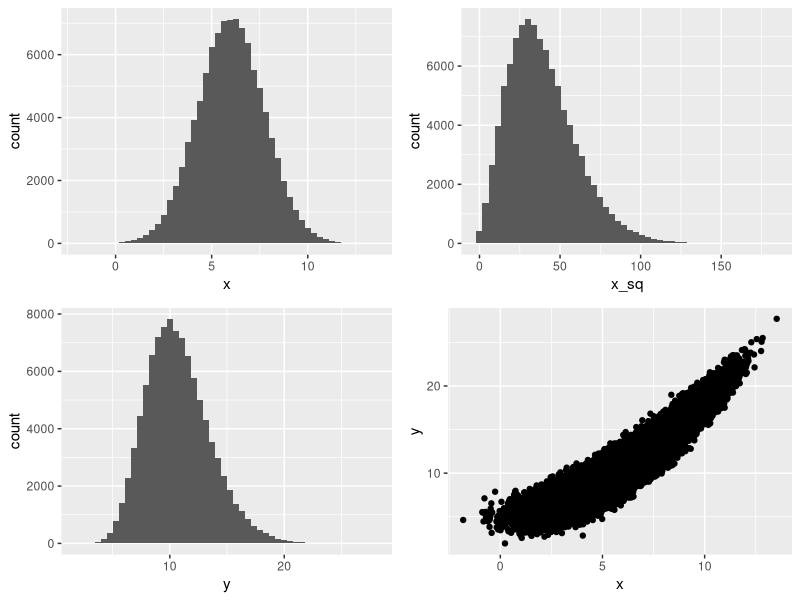
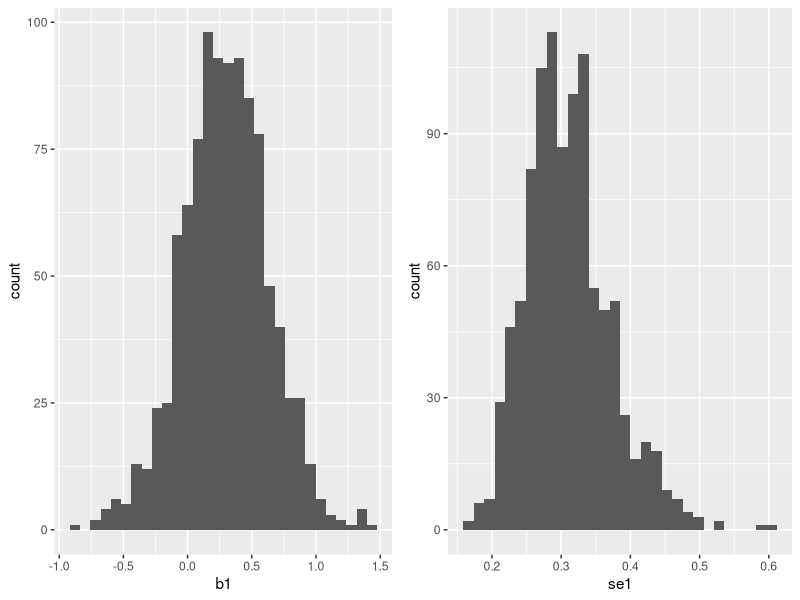
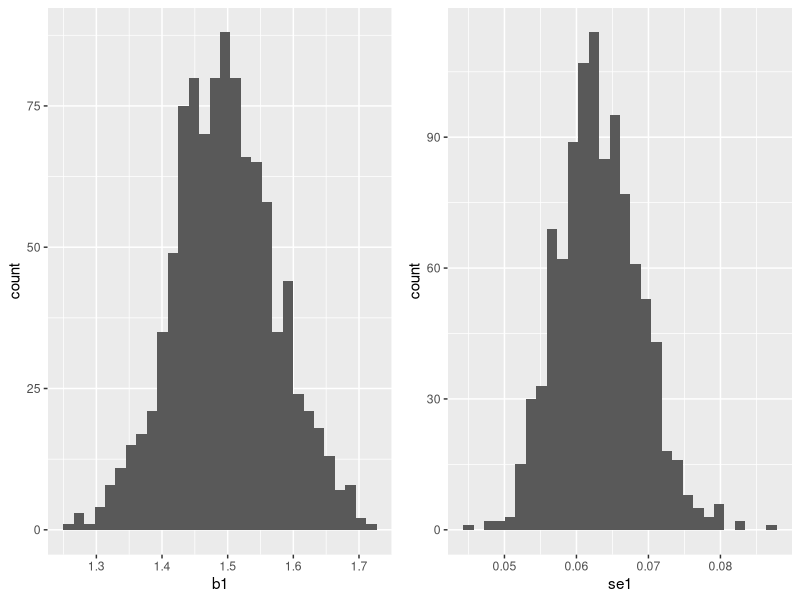
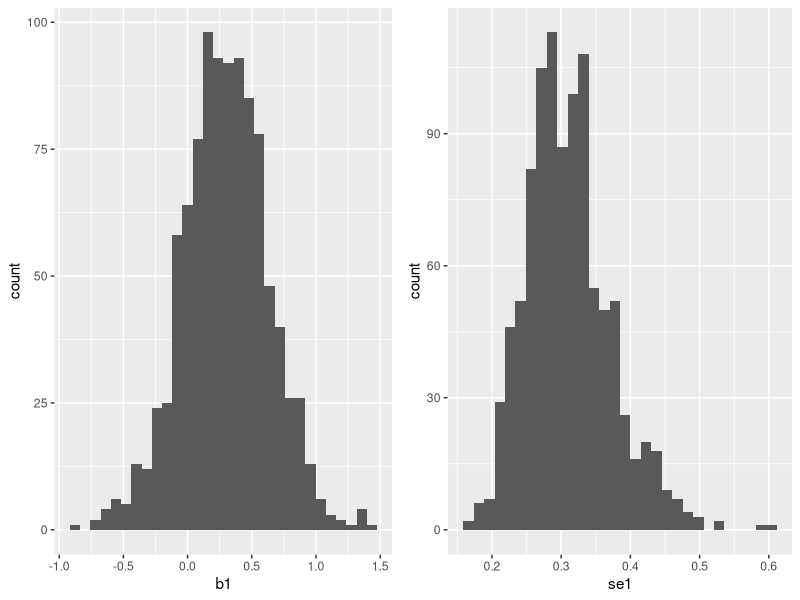
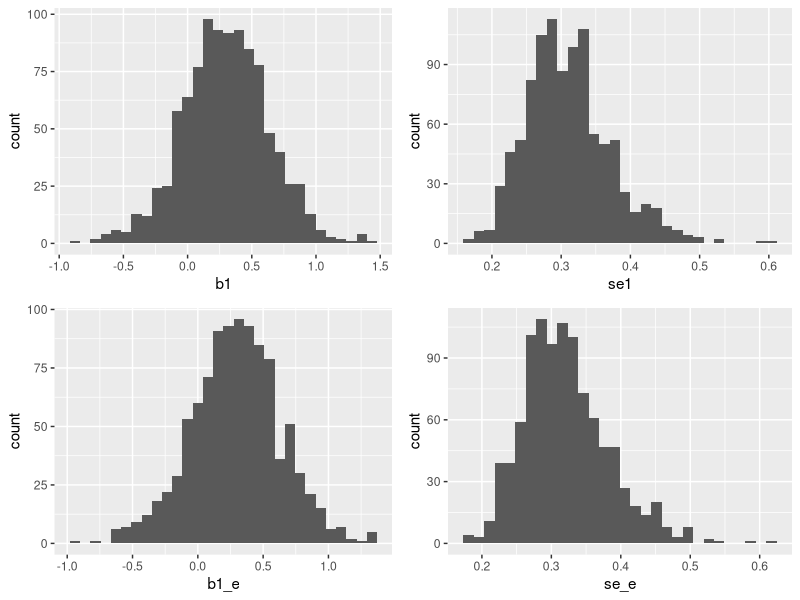

Write R code to recreate these figures, in order.
## ---- chunk 1

def.chunk.hook  <- knitr::knit_hooks$get("chunk")
knitr::knit_hooks$set(chunk = function(x, options) {
  x <- def.chunk.hook(x, options)
  ifelse(options$size != "normalsize", paste0("\n \\", options$size,"\n\n", x, "\n\n \\normalsize"), x)
})

knitr::opts_chunk$set(echo = TRUE,
                      out.width = "250pt", 
                      out.height = "200pt", 
                      fig.align = "center",
                      size = 'small', 
                      warning = FALSE, 
                      message = FALSE)

# ici on va mettre toutes les bibliotheques
library(tidyverse)
## ---- chunk 2
set.seed(810)
## ---- chunk 3
x <- rnorm(100000, mean = 6, sd = sqrt(3))
alpha <- 5
e <- rnorm(100000, 0, 1)

y <- alpha + 0.3*x + 0.1*x^2 + e

dataset <- data.frame(x = x, x_sq = x^2, y = y)
## ---- chunk 4
p1 <- dataset %>%
    ggplot(aes(x = x)) + geom_histogram(bins = 50)

p2 <- dataset %>%
    ggplot(aes(x = x_sq)) + geom_histogram(bins = 50)

p3 <- dataset %>%
    ggplot(aes(x = y)) + geom_histogram(bins = 50)

p4 <- dataset %>%
    ggplot(aes(x = x, y = y)) + geom_point()

cowplot::plot_grid(p1, p2, p3, p4, nrow = 2, ncol = 2)
## ---- chunk 5
hundred <- dataset %>% 
   group_by((row_number()-1) %/% (n()/1000)) %>%
   nest %>% pull(data)
## ---- chunk 6
beta1 <- map_dbl(hundred, ~ lm(data = .x, formula = y ~ x + x_sq) %>%
    .$coefficients %>%
    .[2])

se1 <- map_dbl(hundred, ~ lm(data = .x, formula = y ~ x + x_sq) %>%
                  summary() %>%
                  .$coefficients %>%
                  .[2,2])

p1_een <- data.frame(b1 = beta1, se1 = se1) %>%
    ggplot(aes(x = b1)) + geom_histogram()

p2_een <- data.frame(b1 = beta1, se1 = se1) %>%
    ggplot(aes(x = se1)) + geom_histogram()

cowplot::plot_grid(p1_een, p2_een)
## ---- chunk 7
beta_omv <- map_dbl(hundred, ~ lm(data = .x, formula = y ~ x) %>%
    .$coefficients %>%
    .[2])

se_omv <- map_dbl(hundred, ~ lm(data = .x, formula = y ~ x) %>%
                  summary() %>%
                  .$coefficients %>%
                  .[2,2])

p1_omv <- data.frame(b1 = beta_omv, se1 = se_omv) %>%
    ggplot(aes(x = b1)) + geom_histogram()

p2_omv <- data.frame(b1 = beta_omv, se1 = se_omv) %>%
    ggplot(aes(x = se1)) + geom_histogram()

cowplot::plot_grid(p1_omv, p2_omv)
## ---- chunk 8
x2 <- rnorm(1000000, mean = 6, sd = sqrt(3))
alpha2 <- 5
e2 <- rnorm(1000000, 0, 1)

y2 <- alpha2 + 0.3*x2 + 0.1*x2^2 + e2

dataset2 <- data.frame(x = x2, x_sq = x2^2, y = y2)
## ---- chunk 9
thousand <- dataset %>% 
   group_by((row_number()-1) %/% (n()/1000)) %>%
   nest %>% pull(data)
## ---- chunk 10
beta_ef <- map_dbl(thousand, ~ lm(data = .x, formula = y ~ x + x_sq) %>%
    .$coefficients %>%
    .[2])

se_ef <- map_dbl(thousand, ~ lm(data = .x, formula = y ~ x + x_sq) %>%
                  summary() %>%
                  .$coefficients %>%
                  .[2,2])

p1_ef <- data.frame(b1 = beta_ef, se1 = se_ef) %>%
    ggplot(aes(x = b1)) + geom_histogram()

p2_ef <- data.frame(b1 = beta_ef, se1 = se_ef) %>%
    ggplot(aes(x = se1)) + geom_histogram()

cowplot::plot_grid(p1_ef, p2_ef)

## ---- chunk 11
c <- rnorm(100000, mean = 1, sd = sqrt(2)) + x
dataset <- data.frame(x = x, x_sq = x^2, y = y, c = c)

hundred <- dataset %>% 
   group_by((row_number()-1) %/% (n()/1000)) %>%
   nest %>% pull(data)

beta_twee <- map_dbl(hundred, ~ lm(data = .x, formula = y ~ x + x_sq + c) %>%
    .$coefficients %>%
    .[2])

se_twee <- map_dbl(hundred, ~ lm(data = .x, formula = y ~ x + x_sq + c) %>%
                  summary() %>%
                  .$coefficients %>%
                  .[2,2])

p1_twee <- data.frame(b1_e = beta_twee, 
           se_e = se_twee) %>%
    ggplot(aes(x = b1_e)) + geom_histogram()

p2_twee <- data.frame(b1_e = beta_twee, 
           se_e = se_twee) %>%
    ggplot(aes(x = se_e)) + geom_histogram()

cowplot::plot_grid(p1_een, p2_een,
        p1_twee, p2_twee,
        nrow = 2, ncol = 2)

